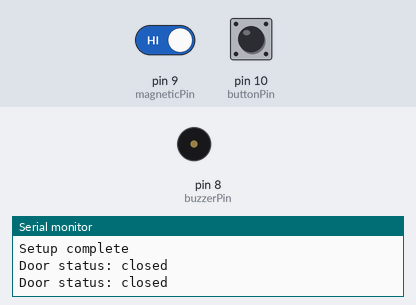
The sketch below on a simulated Arduino Uno, built with avr-gcc and run on an emulated ATmega328P. Parts: buzzer (waves = sounding, pin HIGH), the last lines printed to the serial monitor. Inputs (shaded band) come from the test bench; at power-on: pin 9 (magneticPin) HIGH, pin 10 (buttonPin) LOW.

Above: at 1.8 s.
1.9 s: pin 9 (magneticPin) driven LOW
At 2.7 s:
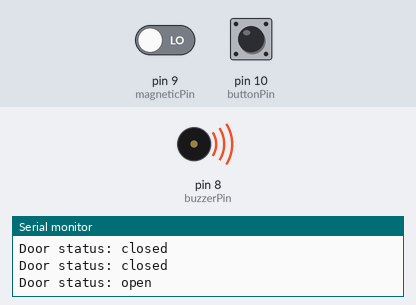
3.5 s: pin 9 (magneticPin) driven HIGH
At 5.4 s:
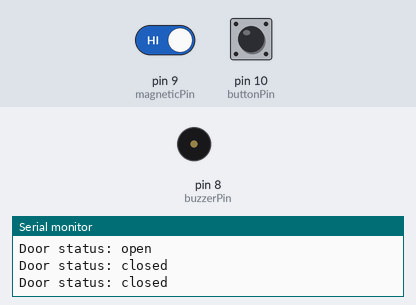
Timing chart, 0 to 6.9 s (numbered marks = the images above; inputs shaded):
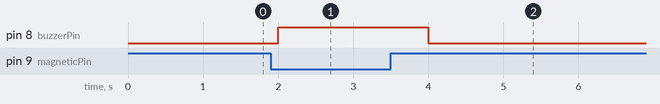

The sketch:

magnetic_door.ino
```cpp
int magneticPin = 9;
int buttonPin = 10;
int buzzerPin = 8;

void setup() {
  pinMode(magneticPin, INPUT);
  pinMode(buttonPin, INPUT);
  pinMode(buzzerPin, OUTPUT);
  Serial.begin(9600);
  Serial.println("Setup complete");
}

void loop() {
  Serial.print("Door status: ");
  Serial.println(digitalRead(magneticPin) == HIGH ? "closed" : "open");
  if(digitalRead(magneticPin) == LOW) {
    digitalWrite(buzzerPin, HIGH);
  } else {
     digitalWrite(buzzerPin, LOW);
  }
  if (digitalRead(buttonPin) == HIGH) {
     digitalWrite(buzzerPin, LOW);
  }
  delay(1000);
}
```

Measured:
- after the input at 1.9 s, pin 8 (buzzerPin): LOW → HIGH after 0.10 s
- after the input at 3.5 s, pin 8 (buzzerPin): HIGH → LOW after 0.50 s
